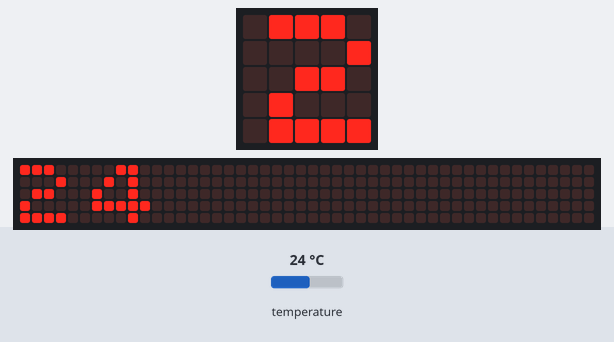
Recording of a program running on a simulated BBC micro:bit (MakeCode). Shown: the board's 5×5 LED display, a strip that is not on the board, showing the scrolling text unrolled. Inputs (shaded band) come from the test bench; at power-on: temperature 24 °C. The 48×5 strip is a reading aid, not a part: it shows the text the display is scrolling, unrolled, one strip-width of it at a time.

Above: at 6.1 s.
6.2 s: temperature set to 20.3 °C
9.6 s: temperature set to 19.5 °C
11.6 s: temperature set to 33 °C
At 20.55 s:
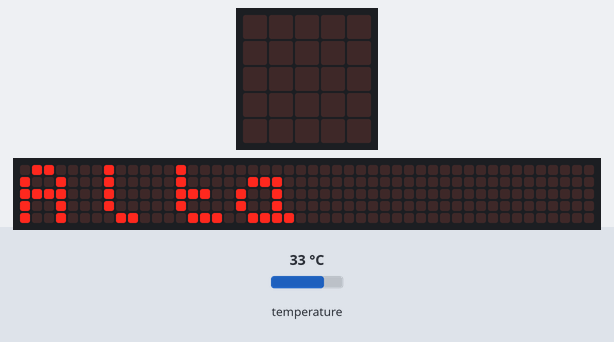
21.4 s: temperature set to 12 °C
At 27.75 s:
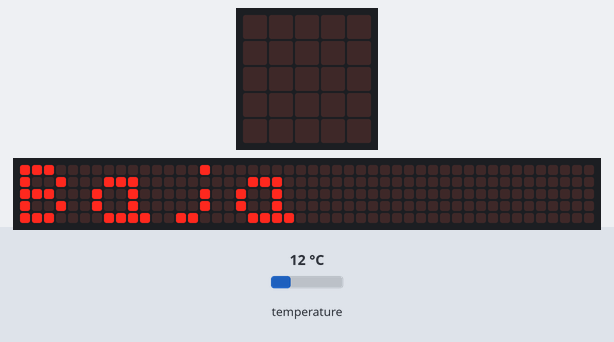
29.4 s: temperature set to 28 °C
At 30.67 s:
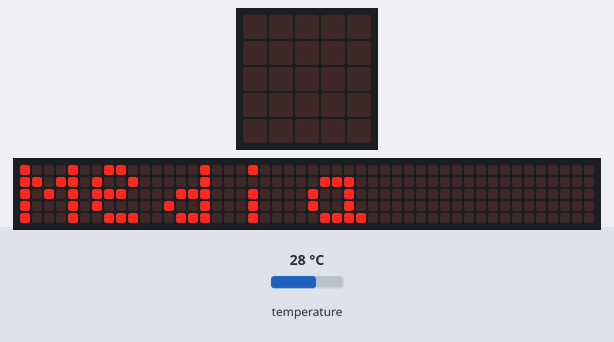

The program:

main.ts
```typescript
let temp: string;
while (true) {
    temp = "" + input.temperature()
    if (input.temperature() > 30) {
        basic.showString("Alta")
        basic.showString(temp)
    } else if (input.temperature() >= 20 && input.temperature() <= 30) {
        basic.showString("Media")
        basic.showString(temp)
    } else {
        basic.showString("Baja")
        basic.showString(temp)
    }

}
```

test.ts
```typescript
// aquí va el archivo "tests"; esto no se compilará cuando este paquete se utilice como una extensión.
```

Measured:
- after the input at 11.6 s, the display: first differs from a run without the input after 4.6 s (image 1)
- after the input at 21.4 s, the display: first differs from a run without the input after 2.0 s (image 2)
- after the input at 29.4 s, the display: first differs from a run without the input after 1.2 s (image 3)
